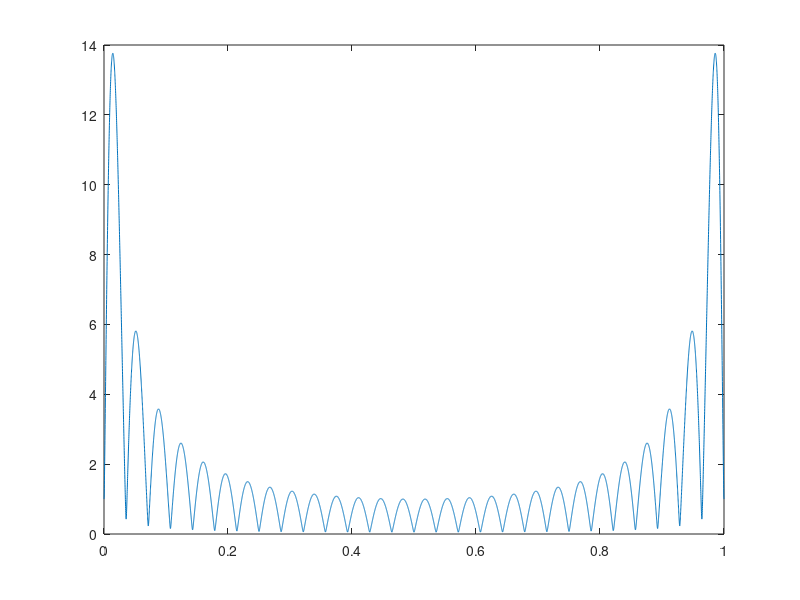

The MATLAB script that drew this image:
N_x = 28; 
n = 0:N_x-1;
k = 1;
f = 0:1/10000:1;

x_n = 0.9.^n;

N_1 = N_x/4;
N_2 = N_x/2;
N_3 = N_x;
N_4 = 2*N_x;

X1 = fft(x_n,N_1);
X2 = fft(x_n,N_2);
X3 = fft(x_n,N_3);
X4 = fft(x_n,N_4);


X_f = (1-(0.9*exp(-j*2*pi*f).^N_x))./(1-(0.9*exp(-j*2*pi*f)));


plot(f,abs(X_f));

f1=linspace(0, 1, length(X1));
f2=linspace(0, 1, length(X2));
f3=linspace(0, 1, length(X3));
f4=linspace(0, 1, length(X4));

